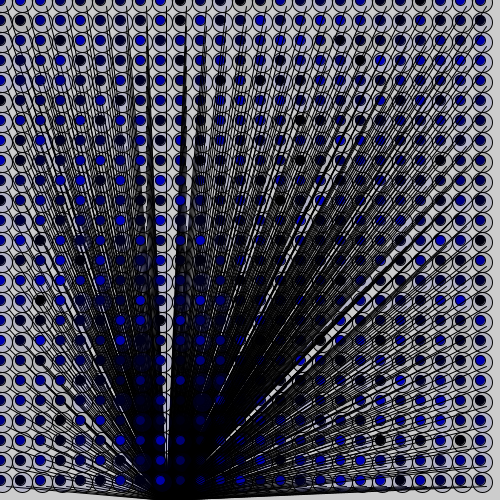
Frame 1 (no input)
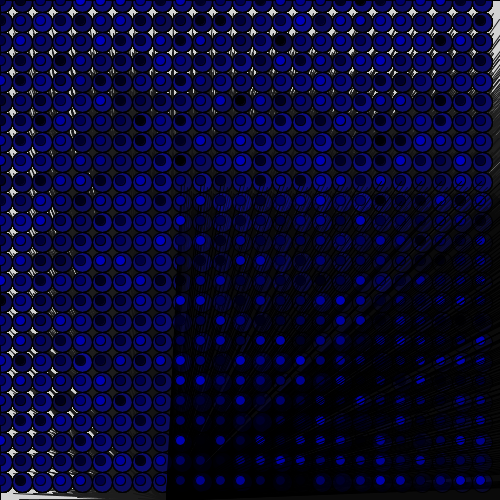
Frame 60 (the mouse pressed at the canvas centre just before this capture)
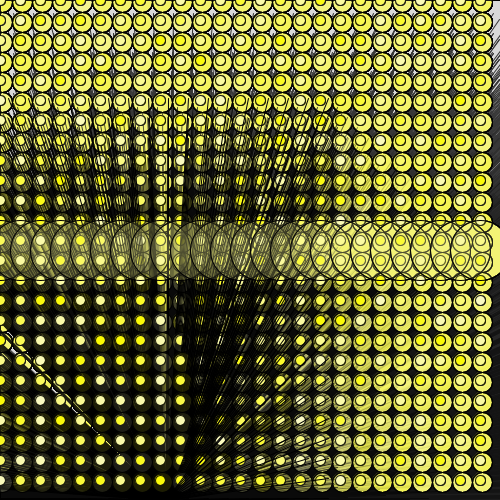
Frame 120 (the mouse held since frame 60 and released just before this capture)

The Processing sketch that drew these frames (run headless with seeded random() and noise(); from frame 60 on, the mouse is pressed at the canvas centre):

// Processing sketch: processing_46925
// ── processing_46925.pde

int abstand =20;


void setup(){
  size(500,500);
  smooth();
  frameRate(200);
 
  
  
}
void draw(){
  
  float s = sin(frameCount/30.0)*200;
  fill(255, 10);
  if (frameCount%20==0) rect(0, 0, width, height);
  
 

 for(int j = 0; j< height/abstand; j++) {
  for(int i = 0; i< width/abstand; i++) {
  
  fill(mouseX,pmouseY,random(200));  
  ellipse(abstand*i,abstand*j,10,10);
  fill(mouseY,pmouseX,random(200),30);
  ellipse(abstand*i+2,abstand*j+2,20,20);
  line(abstand*j+s,abstand*i+mouseX+s,height/3,width);
  }
 }
 
 
   
 if (mousePressed){
 for (int k = 0; k<height/abstand; k++){
   ellipse(abstand*k, mouseX,60,60);
   
   
 }
 }
 
}
